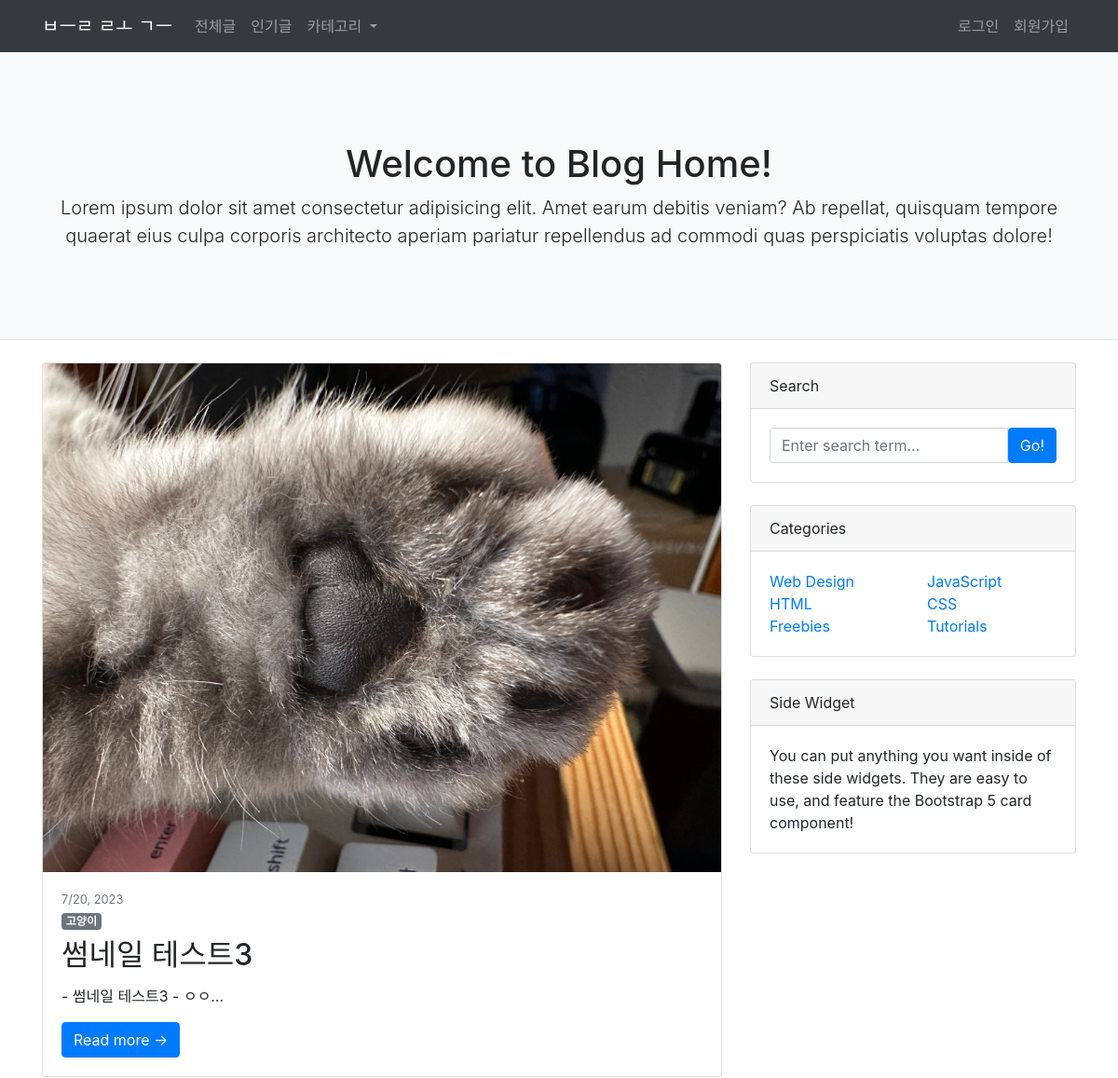
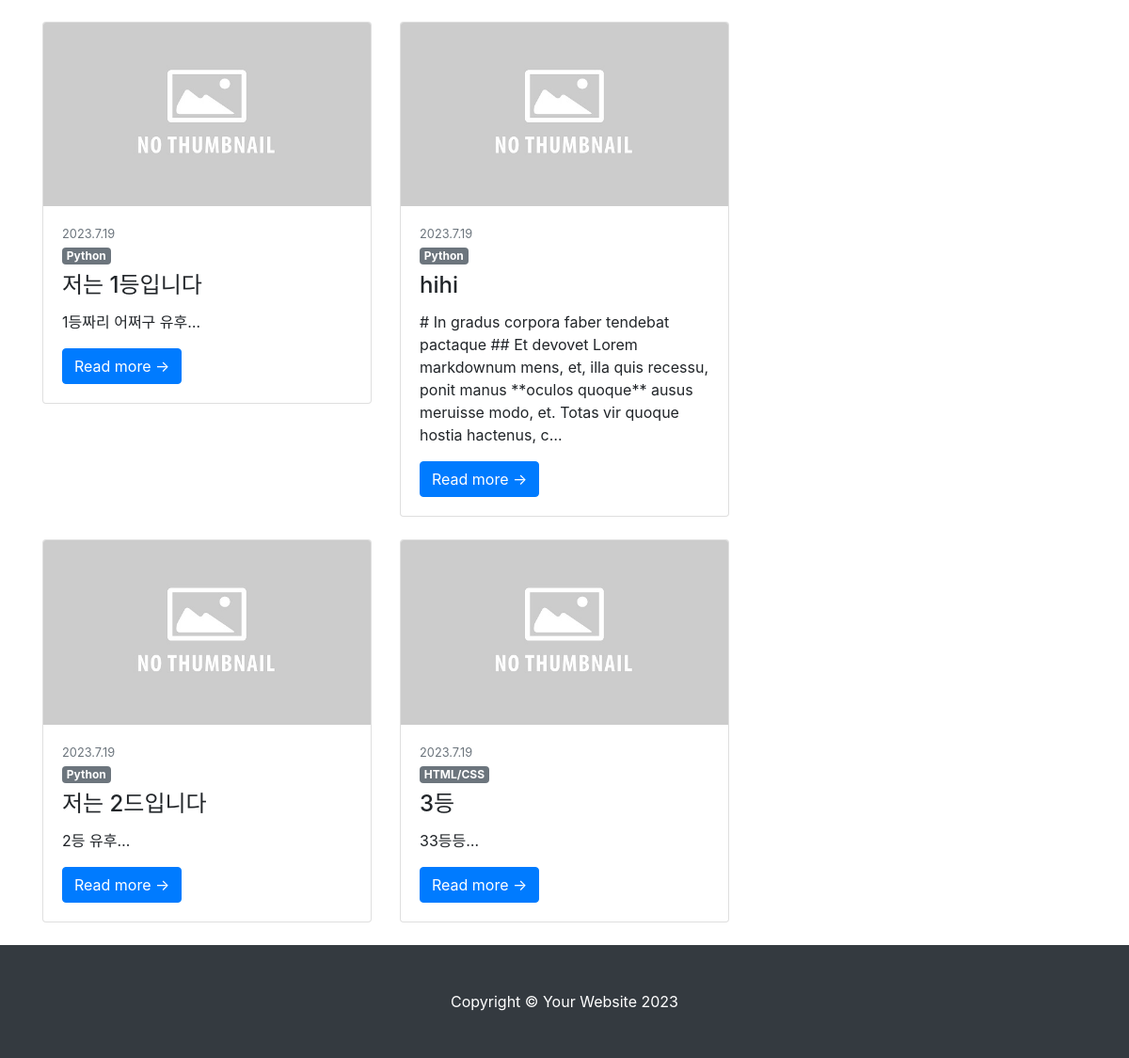
The app's page /, older data (2 pictures, top to bottom).
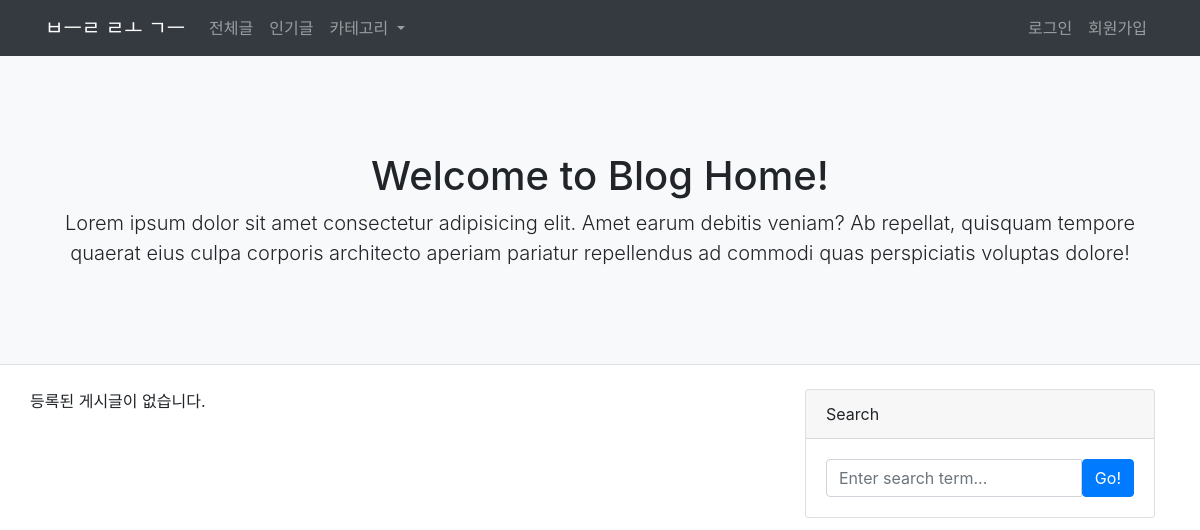
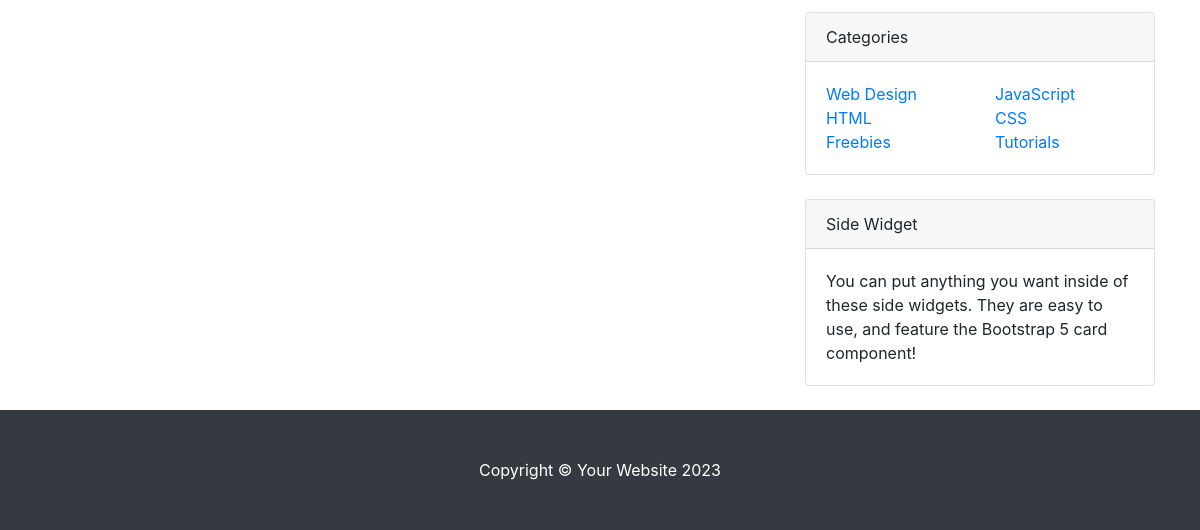
The same page, newer data (2 pictures, top to bottom).
### blog/models.py (models this page shows, shortened)
class Post(models.Model):
    CATEGORY_CHOICES = [
        ("HTML/CSS", "HTML/CSS"),
        ("Python", "Python"),
        ("Django", "Django"),
        ("고양이", "고양이"),
    ]
    title = models.CharField(max_length=200)
    content = models.TextField(null=True, blank=True)
    writer = models.ForeignKey(User, on_delete=models.CASCADE)
    updated_at = models.DateTimeField(auto_now=True)
    created_at = models.DateTimeField(auto_now_add=True)
    views = models.IntegerField(default=0)
    likes = models.IntegerField(default=0)
    category = models.CharField(max_length=50, choices=CATEGORY_CHOICES)
    thumbnail = models.ImageField(upload_to="thumbnails/", blank=True, null=True)

### app/views.py (the view)
# urls.py: path("", views.IndexMain.as_view(), name="main"),
class IndexMain(View):
    def get(self, request):
        hotposts = Post.objects.order_by("-likes")[:5]
        if hotposts:
            for post in hotposts:
                post.content = post.content[:200] + "…"
            toppost = hotposts[0]
            context = {
                "top": toppost,
                "posts": hotposts[1:],
            }
        else:
            context = {
                "top": None,
                "posts": None,
            }
        return render(request, "index.html", context)

### templates/index.html (shortened to what the changed rows need)
<!DOCTYPE html>
<html lang="kr">
  <head>
    <link rel="stylesheet" href="https://cdn.jsdelivr.net/npm/bootstrap@4.0.0/dist/css/bootstrap.min.css" />
  </head>
  <body>
    <header class="py-5 bg-light border-bottom mb-4">
        <div class="container">
            <div class="text-center my-5">
                <h1 class="fw-bolder">Welcome to Blog Home!</h1>
            </div>
        </div>
    </header>
    <div class="container">
            <div class="row">
                <div class="col-lg-8">
                    {% if top %}
                    <div class="card mb-4">
                        {% if top.thumbnail %}
                        <a href="{% url 'blog:detail' post_id=top.pk %}"><img class="card-img-top" src="{{top.thumbnail.url}}" alt="..."></a>
                        {% else %}
                        <a href="{% url 'blog:detail' post_id=top.pk %}"><img class="card-img-top" src="media/thumbnails/no_img.jpg" alt="..."></a>
                        {% endif %}
                        <div class="card-body">
                            <div class="small text-muted">{{ top.created_at.month }}/{{top.created_at.day}}, {{top.created_at.year}}</div>
                            <a class="badge badge-secondary text-decoration-none link-light mb-2" href="{% url 'blog:category' category=top.category  %}">{{ top.category }}</a>
                            <div class="flex-fill"><h2 class="card-title">{{top.title}}</h2></div>
                            <p class="card-text">{{top.content}}</p>
                            <a class="btn btn-primary" href="{% url 'blog:detail' post_id=top.pk %}">Read more →</a>
                        </div>
                    </div>
                    {% endif %}
                    <div class="row">
                        {% if posts %}
                        {% for post in posts %}
                        <div class="col-lg-6">
                            <div class="card mb-4">
                                {% if post.thumbnail %}
                                <a href="{% url 'blog:detail' post_id=post.pk %}"><img class="card-img-top" src="{{post.thumbnail.url}}" alt="..."></a>
                                {% else %}
                                <a href="{% url 'blog:detail' post_id=post.pk %}"><img class="card-img-top" src="media/thumbnails/no_img.jpg" alt="..."></a>
                                {% endif %}
                                <div class="card-body">
                                    <div class="small text-muted">{{ post.created_at.year }}.{{post.created_at.month}}.{{post.created_at.day}}</div>
                                    <a class="badge badge-secondary text-decoration-none link-light mb-2" href="{% url 'blog:category' category=post.category  %}">{{ post.category }}</a>
                                    <h2 class="card-title h4">{{ post.title }}</h2>
                                    <p class="card-text">{{post.content}}</p>
                                    <a class="btn btn-primary" href="{% url 'blog:detail' post_id=post.pk %}">Read more →</a>
                                </div>
                            </div>
                        </div>
                        {% endfor %}
                        {% else %}
                        <p>등록된 게시글이 없습니다.</p>
                        {% endif %}
                    </div>
                </div>
            </div>
        </div>
  </body>
</html>

Row changes from the older to the newer data that the page shows:
removed Post: thumbnail (picture), created_at.month "7", created_at.day "20", created_at.year "2023", category "고양이", title "썸네일 테스트3", content "- 썸네일 테스트3 - ㅇㅇ…"
removed Post: created_at.year "2023", created_at.month "7", created_at.day "19", category "Python", title "저는 1등입니다", content "1등짜리 어쩌구 유후…"
removed Post: created_at.year "2023", created_at.month "7", created_at.day "19", category "Python", title "hihi", content "# In gradus corpora faber tendebat pactaque ## Et devovet Lorem markdownum mens, et, illa quis recessu, ponit manus **oculos quoque** ausus meruisse modo, et. Totas vir quoque hostia hactenus, c…"
removed Post: created_at.year "2023", created_at.month "7", created_at.day "19", category "Python", title "저는 2드입니다", content "2등 유후…"
removed Post: created_at.year "2023", created_at.month "7", created_at.day "19", category "HTML/CSS", title "3등", content "33등등…"
Text that changed along with them:
text no longer shown: "/ , Read more →"
text now shown: "등록된 게시글이 없습니다."
